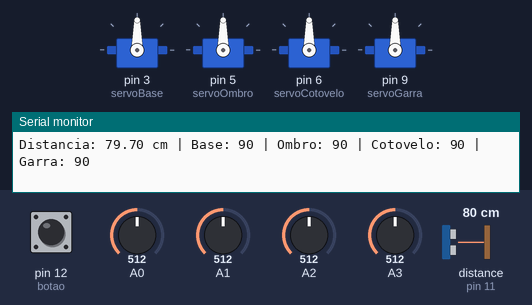
A sketch run on a simulated Arduino Uno, built with avr-gcc and run on an emulated ATmega328P. Parts: 4 × servo, the last lines printed to the serial monitor. Wiring (inferred from the names in the program): ultrasonic range finder: trigger pin 10; echo pin 11. The inputs (shaded band) are chosen by the test bench; at power-on: A0 = 512, A2 = 512, A1 = 512, pin 12 (botao) HIGH, A3 = 512, distance to the obstacle (sensor on pin 11) 80 cm. The echo pulse lasts 58.3 µs per cm.

Above: at 1.2 s.
1.3 s: A0 set to 552
At 1.52 s:
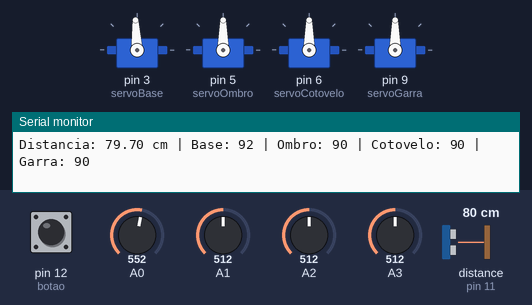
4.3 s: A0 set to 577
At 4.47 s:
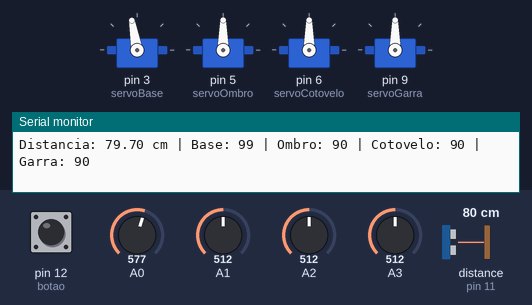
6.0 s: A2 set to 554
At 6.19 s:
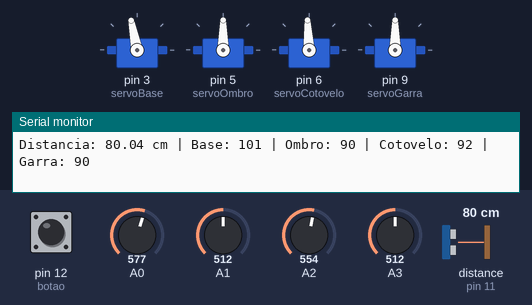
9.0 s: A2 set to 577
At 9.19 s:
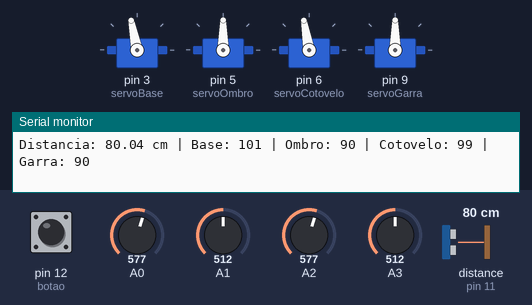
10.7 s: A1 set to 559
At 10.93 s:
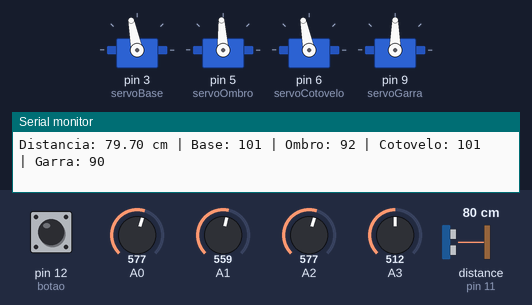
13.7 s: A1 set to 580
At 15.0 s:
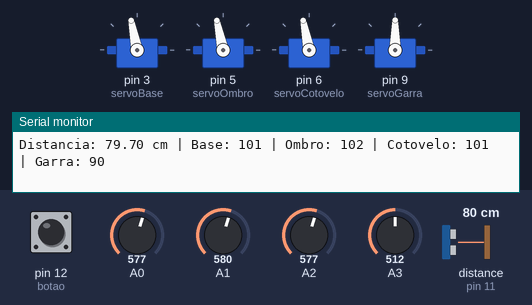
Timing chart, 0 to 16.4 s (numbered marks = the images above; inputs shaded):
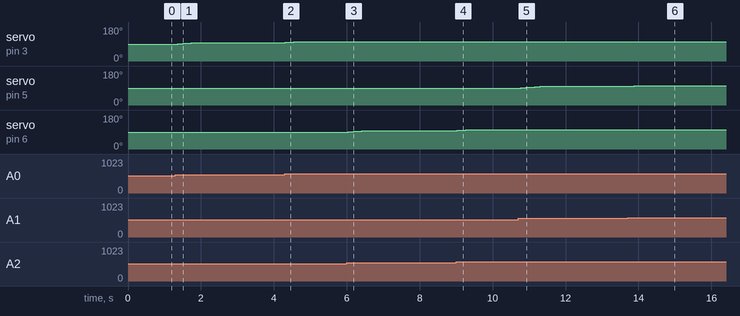

Measured:
- after the input at 1.3 s, servo on pin 3 (servoBase): moves from 90° to 97° over 0.44 s, starting after 0.06 s
- after the input at 4.3 s, servo on pin 3 (servoBase): 97° → 98° at once, → 99° 0.07 s later, → 100° 0.07 s later, → 101° 0.07 s later
- after the input at 6.0 s, servo on pin 6 (servoCotovelo): moves from 90° to 97° over 0.45 s, starting at once
- after the input at 9.0 s, servo on pin 6 (servoCotovelo): 97° → 98° at once, → 99° 0.07 s later, → 100° 0.07 s later, → 101° 0.08 s later
- after the input at 10.7 s, servo on pin 5 (servoOmbro): moves from 90° to 98° over 0.53 s, starting after 0.08 s
- after the input at 13.7 s, servo on pin 5 (servoOmbro): 98° → 99° at once, → 100° 0.08 s later, → 101° 0.08 s later, → 102° 0.08 s later

The sketch:

codigo2.ino
```cpp
#include <Servo.h>

Servo servoBase;
Servo servoOmbro;
Servo servoCotovelo;
Servo servoGarra;

const int trigPin = 10;
const int echoPin = 11;
const int botao = 12;

int anguloBase = 90;
int anguloOmbro = 90;
int anguloCotovelo = 90;
int anguloGarra = 90;

// Controle do failsafe
bool estavaEmFalha = false;

float medirDistancia() {
  digitalWrite(trigPin, LOW);
  delayMicroseconds(2);

  digitalWrite(trigPin, HIGH);
  delayMicroseconds(10);
  digitalWrite(trigPin, LOW);

  long duracao = pulseIn(echoPin, HIGH);

  return duracao * 0.0343 / 2;
}

void setup() {

  servoBase.attach(3);
  servoOmbro.attach(5);
  servoCotovelo.attach(6);
  servoGarra.attach(9);

  pinMode(trigPin, OUTPUT);
  pinMode(echoPin, INPUT);

  pinMode(botao, INPUT_PULLUP);

  Serial.begin(9600);
}

void loop() {

  // =========================
  // FAILSAFE
  // =========================

  if (digitalRead(botao) == LOW) {

    estavaEmFalha = true;

    // Posição segura
    anguloBase = 90;
    anguloOmbro = 90;
    anguloCotovelo = 90;
    anguloGarra = 30;

    servoBase.write(anguloBase);
    servoOmbro.write(anguloOmbro);
    servoCotovelo.write(anguloCotovelo);
    servoGarra.write(anguloGarra);

    Serial.println("FALHA DETECTADA - POSICAO SEGURA");

    delay(20);
    return;
  }

  // =========================
  // LEITURA DOS POTENCIOMETROS
  // =========================

  int valorBase = analogRead(A0);
  int valorOmbro = analogRead(A1);
  int valorCotovelo = analogRead(A2);
  int valorGarra = analogRead(A3);

  int alvoBase = map(valorBase, 0, 1023, 0, 180);
  int alvoOmbro = map(valorOmbro, 0, 1023, 0, 180);
  int alvoCotovelo = map(valorCotovelo, 0, 1023, 0, 180);
  int alvoGarra = map(valorGarra, 0, 1023, 0, 180);

  // =========================
  // SAIDA DO FAILSAFE
  // =========================

  if (estavaEmFalha) {

    estavaEmFalha = false;

    Serial.println("FAILSAFE DESATIVADO - CONTROLE RETOMADO");
  }

  // =========================
  // ANTI-CRUSH
  // =========================

  float distancia = medirDistancia();

  // =========================
  // MOVIMENTO SUAVE - BASE
  // =========================

  if (anguloBase < alvoBase) {
    anguloBase++;
  }
  else if (anguloBase > alvoBase) {
    anguloBase--;
  }

  // =========================
  // MOVIMENTO SUAVE - OMBRO
  // =========================

  if (anguloOmbro < alvoOmbro) {
    anguloOmbro++;
  }
  else if (anguloOmbro > alvoOmbro) {
    anguloOmbro--;
  }

  // =========================
  // MOVIMENTO SUAVE - COTOVELO
  // =========================

  if (anguloCotovelo < alvoCotovelo) {
    anguloCotovelo++;
  }
  else if (anguloCotovelo > alvoCotovelo) {
    anguloCotovelo--;
  }

  // =========================
  // GARRA + ANTI-ESMAGAMENTO
  // =========================

  if (anguloGarra < alvoGarra) {

    // Só permite fechar se não houver objeto próximo
    if (distancia > 10) {
      anguloGarra++;
    }

  }
  else if (anguloGarra > alvoGarra) {

    anguloGarra--;
  }

  // =========================
  // ENVIA POSIÇÕES AOS SERVOS
  // =========================

  servoBase.write(anguloBase);
  servoOmbro.write(anguloOmbro);
  servoCotovelo.write(anguloCotovelo);
  servoGarra.write(anguloGarra);

  // =========================
  // MONITOR SERIAL
  // =========================

  Serial.print("Distancia: ");
  Serial.print(distancia);
  Serial.print(" cm | ");

  Serial.print("Base: ");
  Serial.print(anguloBase);

  Serial.print(" | Ombro: ");
  Serial.print(anguloOmbro);

  Serial.print(" | Cotovelo: ");
  Serial.print(anguloCotovelo);

  Serial.print(" | Garra: ");
  Serial.println(anguloGarra);

  delay(15);
}
```
